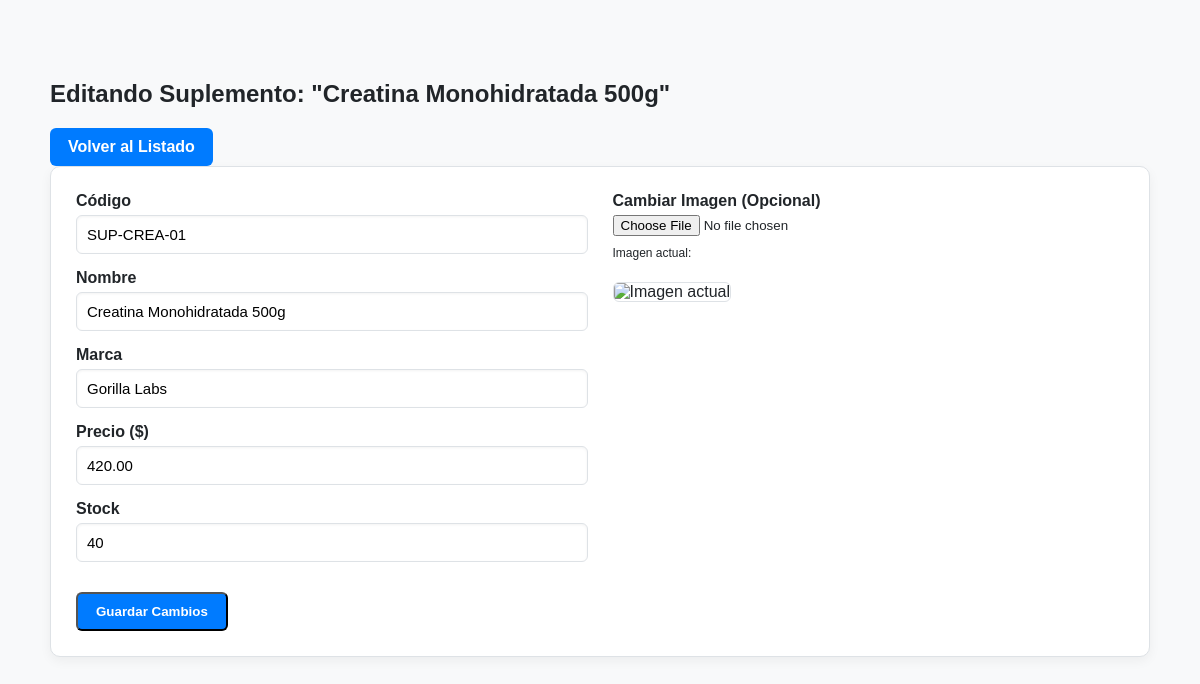
Screenshot of /editar_producto.php?id=1 (signed in) with the database file from the repository.
### tables this page shows
CREATE TABLE suplementos (
    id INT AUTO_INCREMENT PRIMARY KEY,
    codigo VARCHAR(50) NOT NULL UNIQUE COMMENT 'Código SKU o interno',
    nombre VARCHAR(150) NOT NULL,
    marca VARCHAR(100),
    descripcion TEXT NULL,
    precio_venta DECIMAL(10,2) NOT NULL,
    estatus TINYINT(1) NOT NULL DEFAULT 1,
    created_at DATETIME DEFAULT CURRENT_TIMESTAMP,
    INDEX idx_busqueda (nombre, codigo)
);

### editar_producto.php (the view, shortened to what this page needs)
<?php
require_once 'config/db.php';
$producto = null;
$id_producto = isset($_GET['id']) ? intval($_GET['id']) : 0;
$sql_producto = "
    SELECT s.*, COALESCE(e.cantidad,0) AS stock
    FROM suplementos s
    LEFT JOIN existencias e ON s.id = e.id_suplemento
    WHERE s.id = ?
";
$stmt = $mysqli->prepare($sql_producto);
$stmt->bind_param("i", $id_producto);
$stmt->execute();
$resultado = $stmt->get_result();
if ($resultado && $resultado->num_rows > 0) {
    $producto = $resultado->fetch_assoc();
} else {
    header("Location: productos.php");
    exit;
}
?>
<!doctype html>
<html lang="es">
<head>
    <link rel="stylesheet" href="css/editar.css">
</head>
<body>
    <div class="main-container">
        <div class="flex-between mb-15">
            <h2>Editando Suplemento: "<?= htmlspecialchars($producto['nombre']) ?>"</h2>
            <a href="productos.php" class="btn-general">Volver al Listado</a>
        </div>
        <div class="card mb-30">
            <form method="POST" enctype="multipart/form-data">
                <div class="grid-2-cols">
                    <div>
                        <label>Código</label>
                        <input type="text" name="codigo" required value="<?= htmlspecialchars($producto['codigo']) ?>" class="input-padded">
                        <label>Nombre</label>
                        <input type="text" name="nombre" required value="<?= htmlspecialchars($producto['nombre']) ?>" class="input-padded">
                        <label>Marca</label>
                        <input type="text" name="marca" required value="<?= htmlspecialchars($producto['marca']) ?>" class="input-padded">
                        <label>Precio ($)</label>
                        <input type="number" name="precio" required step="0.01" min="0" value="<?= htmlspecialchars($producto['precio_venta']) ?>" class="input-padded">
                        <label>Stock</label>
                        <input type="number" name="stock" min="0" value="<?= htmlspecialchars($producto['stock']) ?>" class="input-padded">
                    </div>
                    <div>
                        <label>Cambiar Imagen (Opcional)</label>
                        <input type="file" name="imagen" accept="image/*" class="file-input-padded">
                        <p class="text-gray" style="margin-top:10px;font-size:12px;">Imagen actual:</p>
                        <img src="img.php?tipo=suplemento&id=<?= $id_producto ?>" alt="Imagen actual" class="img-product-small">
                    </div>
                </div>
                <button type="submit" class="btn-general mt-15">Guardar Cambios</button>
            </form>
        </div>
    </div>
</body>
</html>

### css/editar.css (style rules this page uses)
:root { --color-acento-principal: #007bff; --color-acento-secundario: #0056b3; --color-fondo: #ffffff; --color-borde: #dee2e6; --color-texto-oscuro: #212529; --color-texto-claro: #ffffff; --color-error: #dc3545; --color-exito: #28a745; --main-bg: #f8f9fa; }
body { font-family: Arial, Helvetica, sans-serif; background: var(--main-bg); margin: 0; color: var(--color-texto-oscuro); }
.main-container { max-width: 1100px; margin: 40px auto; padding: 20px; }
.card { background: var(--color-fondo); border-radius: 10px; padding: 25px; box-shadow: 0 4px 12px rgba(0,0,0,0.05); border: 1px solid var(--color-borde); margin-bottom: 30px; }
h2 { margin-bottom: 20px; color: var(--color-texto-oscuro); }
label { font-weight: 600; display: block; margin-bottom: 5px; }
.input-padded { width: 100%; padding: 10px; margin-bottom: 15px; border: 1px solid var(--color-borde); border-radius: 6px; font-size: 15px; box-sizing: border-box; box-shadow: inset 0 1px 3px rgba(0,0,0,0.05); }
.file-input-padded { display: block; margin-bottom: 10px; }
.img-product-small { max-width: 150px; border-radius: 6px; margin-top: 10px; border: 1px solid var(--color-borde); }
.btn-general { display: inline-block; padding: 10px 18px; background-color: var(--color-acento-principal); color: var(--color-texto-claro); font-weight: 600; border-radius: 6px; text-decoration: none; transition: background-color 0.3s; }
.mt-15 { margin-top: 15px; }
.grid-2-cols { display: grid; grid-template-columns: 1fr 1fr; gap: 25px; }

### rows the page displays
suplementos: nombre "Creatina Monohidratada 500g", codigo "SUP-CREA-01", marca "Gorilla Labs", precio "420.00"
